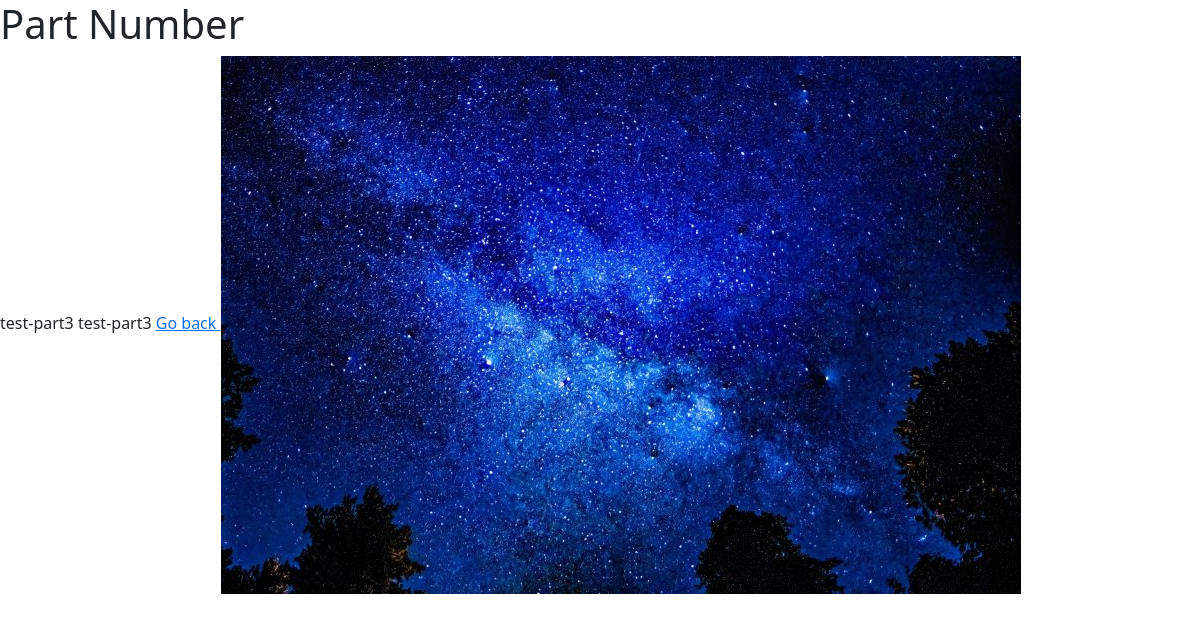
Screenshot of /catalog/parts/test-part3/ with the database file from the repository.
### catalog/models.py (models this page shows, shortened)
class Part(models.Model):
    partnumber = models.CharField('unique carpart number',primary_key=True,max_length=20,help_text='unique carpart number')
    description=  models.CharField(max_length=200)
    supplier = models.ForeignKey('Supplier', on_delete=models.SET_DEFAULT,default=1)
    archived =models.BooleanField(null=True)
    status =  models.CharField(max_length=200,null=True)
    image= models.ImageField(null=True,upload_to="images",default="images/default.jpg")
    specification = models.FileField(null=True,upload_to="documents")
    price = models.IntegerField(null=True)
    parts= PartsManager()   # custom model manager
    objects = models.Manager()
    def __str__(self):
        return self.partnumber
    class Meta:
        ordering = ["partnumber"]
        verbose_name_plural = "parts"

### catalog/views.py (the view)
# urls.py: path('parts/<str:pk>/',views.DetailPartView.as_view(), name='detailpart'),
class DetailPartView(DetailView):
    model = Part
    template_name = 'catalog/DetailView.html'
    context_object_name ='partnumber'

### templates/catalog/DetailView.html (shortened to what this page needs)
{% extends "../base.html" %}
{% load static %}
{% block content %}
<h1> Part Number</h1>
{{object}}
{{partnumber}}
<a href="{% url 'catalog:allparts' %}" >Go back </a>
<img src="{{partnumber.image.url}}" >
{% endblock %}

### rows the page displays
Part: partnumber "test-part3", image (picture)
